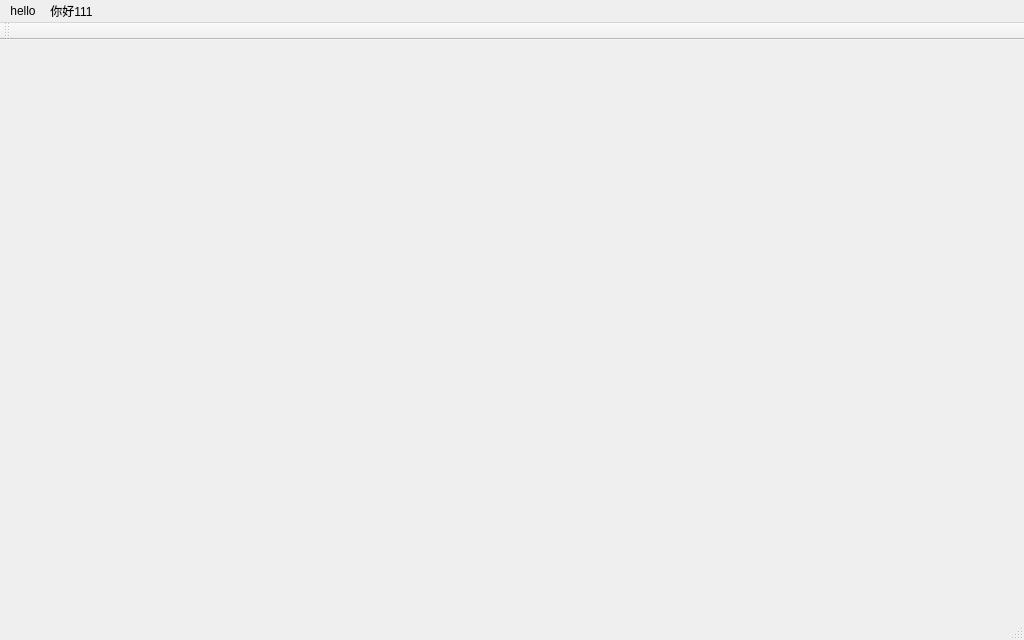
<?xml version="1.0" encoding="UTF-8"?>
<ui version="4.0">
 <class>MainWindow</class>
 <widget class="QMainWindow" name="MainWindow">
  <property name="geometry">
   <rect>
    <x>0</x>
    <y>0</y>
    <width>1024</width>
    <height>640</height>
   </rect>
  </property>
  <property name="windowTitle">
   <string>MainWindow</string>
  </property>
  <widget class="QWidget" name="centralWidget"/>
  <widget class="QToolBar" name="mainToolBar">
   <attribute name="toolBarArea">
    <enum>TopToolBarArea</enum>
   </attribute>
   <attribute name="toolBarBreak">
    <bool>false</bool>
   </attribute>
  </widget>
  <widget class="QStatusBar" name="statusBar"/>
  <widget class="QMenuBar" name="menuBar">
   <property name="geometry">
    <rect>
     <x>0</x>
     <y>0</y>
     <width>1024</width>
     <height>17</height>
    </rect>
   </property>
   <widget class="QMenu" name="menuHello">
    <property name="title">
     <string>hello</string>
    </property>
   </widget>
   <widget class="QMenu" name="menu_111">
    <property name="title">
     <string>你好111</string>
    </property>
   </widget>
   <addaction name="menuHello"/>
   <addaction name="menu_111"/>
  </widget>
 </widget>
 <layoutdefault spacing="6" margin="11"/>
 <resources/>
 <connections/>
</ui>
